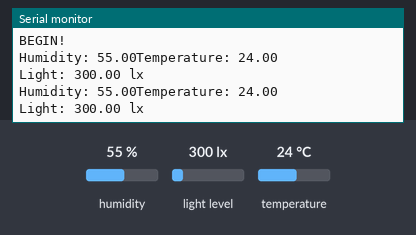
The sketch below on a simulated Arduino Uno, built with avr-gcc and run on an emulated ATmega328P. On the bench: the last lines printed to the serial monitor. The inputs (shaded band) are chosen by the test bench; at power-on: humidity 55 %, light level 300 lx, temperature 24 °C.

Above: at 3.8 s.
3.9 s: humidity set to 22 %
At 6.4 s:
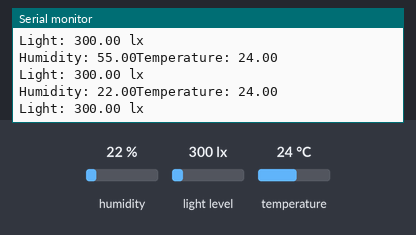
6.8 s: light level set to 40 lx
At 7.6 s:
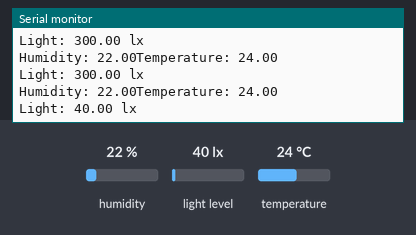
9.7 s: temperature set to 12 °C
At 12.3 s:
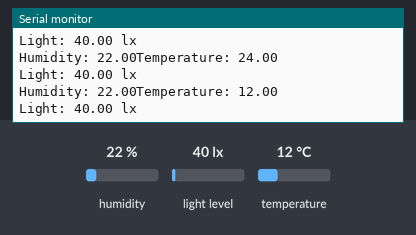
12.6 s: light level set to 500 lx
At 13.8 s:
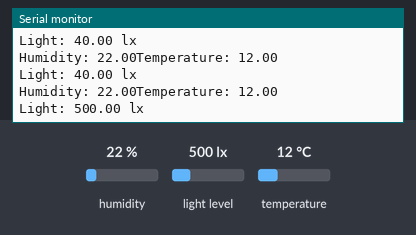
15.5 s: humidity set to 40 %
At 17.5 s:
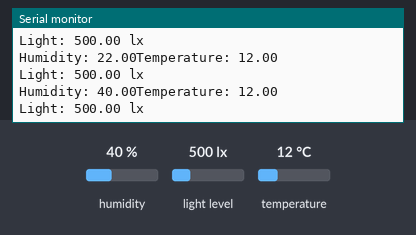
Timing chart, 0 to 19.0 s (numbered marks = the images above; inputs shaded):
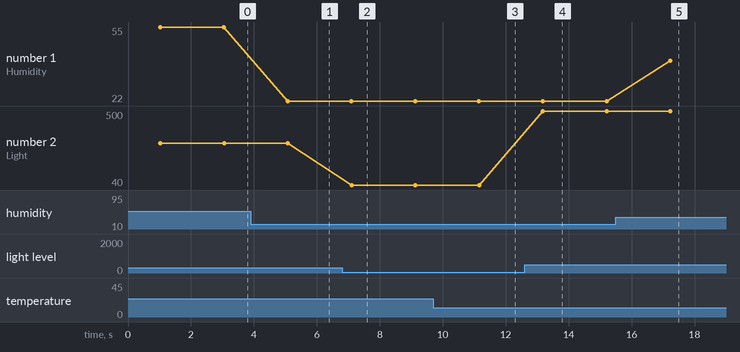

The sketch:

multisensor_sipaa.ino
```cpp
#include "DHT.h"

#define DHTPIN 2

#define DHTTYPE DHT11

DHT dht(DHTPIN, DHTTYPE);
#include <Wire.h>
#include <BH1750.h>

BH1750 lightMeter;

void setup() {
  Serial.begin(115200);
  Serial.println("BEGIN!");
  dht.begin();
    Wire.begin();

  lightMeter.begin();
}

void loop() {
  delay(1000);

  float h = dht.readHumidity();
  float t = dht.readTemperature();

  Serial.print("Humidity: ");
  Serial.print(h);
  Serial.print("Temperature: ");
  Serial.print(t);
  Serial.print("\n");

  float lux = lightMeter.readLightLevel();
  Serial.print("Light: ");
  Serial.print(lux);
  Serial.println(" lx");
  Serial.print("\n");

  delay(1000);

}
```

Measured:
- after the input at 3.9 s, the serial monitor: prints a new line after 1.2 s (image 1)
- after the input at 6.8 s, the serial monitor: prints a new line after 0.30 s (image 2)
- after the input at 9.7 s, the serial monitor: prints a new line after 1.5 s (image 3)
- after the input at 12.6 s, the serial monitor: prints a new line after 0.58 s (image 4)
- after the input at 15.5 s, the serial monitor: prints a new line after 1.7 s (image 5)
- plotted number 1: 55 → 22 after the input at 3.9 s, 22 → 40 after the input at 15.5 s
- plotted number 2: 300 → 40 after the input at 6.8 s, 40 → 500 after the input at 12.6 s
